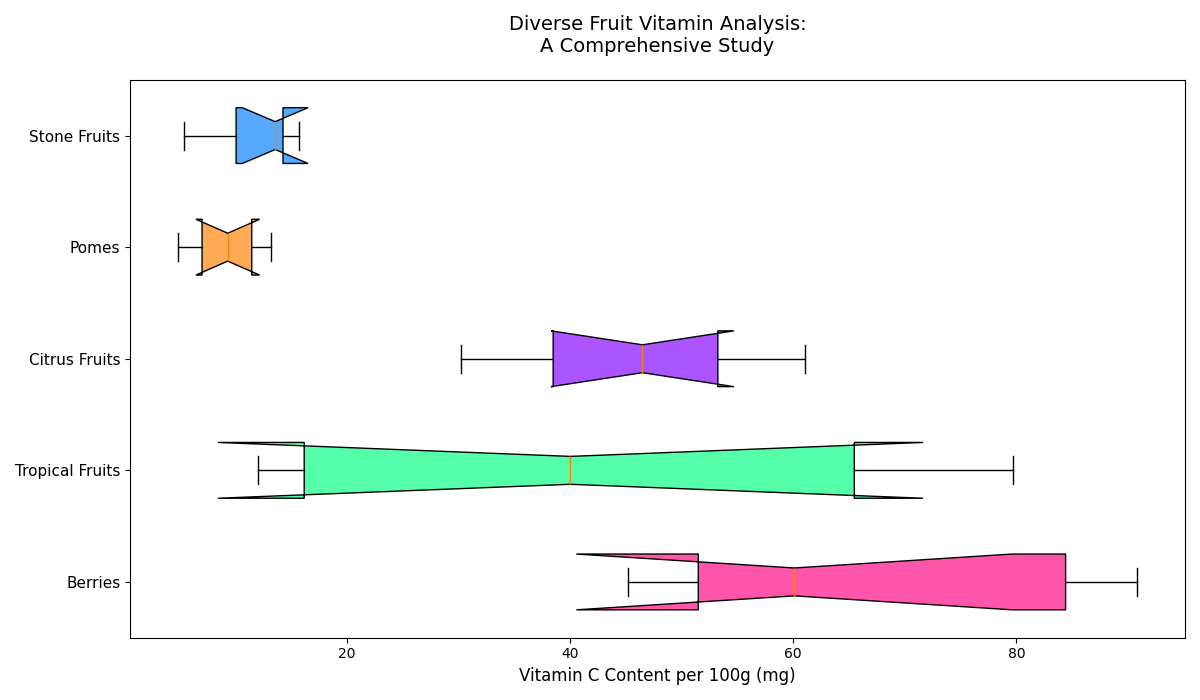

The script that drew this image:
import matplotlib.pyplot as plt
import numpy as np

# Data: Vitamin C content (mg/100g) for different fruit groups
citrus_fruits = [53.2, 60.1, 90.8, 88.3, 80.5, 45.2, 49.8]
berries = [12.1, 58.8, 67.7, 21.3, 79.7, 14.5]
tropical_fruits = [61.1, 30.2, 36.4, 45.4, 52.4, 39.2, 55.8, 47.6]
stone_fruits = [6.6, 8.4, 10.3, 4.9, 11.9, 13.2]
pomes = [5.4, 14.3, 13.6, 10.1, 15.7]

data = [citrus_fruits, berries, tropical_fruits, stone_fruits, pomes]
fruit_groups = ['Berries', 'Tropical Fruits', 'Citrus Fruits', 'Pomes', 'Stone Fruits']

fig, ax = plt.subplots(figsize=(12, 7))
box_colors = ['#FF55AA', '#55FFAA', '#AA55FF', '#FFAA55', '#55AAFF']

bp = ax.boxplot(data, vert=False, patch_artist=True, notch=True, whis=1.5)

for patch, color in zip(bp['boxes'], box_colors):
    patch.set_facecolor(color)

ax.set_yticklabels(fruit_groups, fontsize=11)
ax.set_xlabel('Vitamin C Content per 100g (mg)', fontsize=12)
ax.set_title('Diverse Fruit Vitamin Analysis:\nA Comprehensive Study', fontsize=14, pad=20)

plt.tight_layout()
plt.show()
